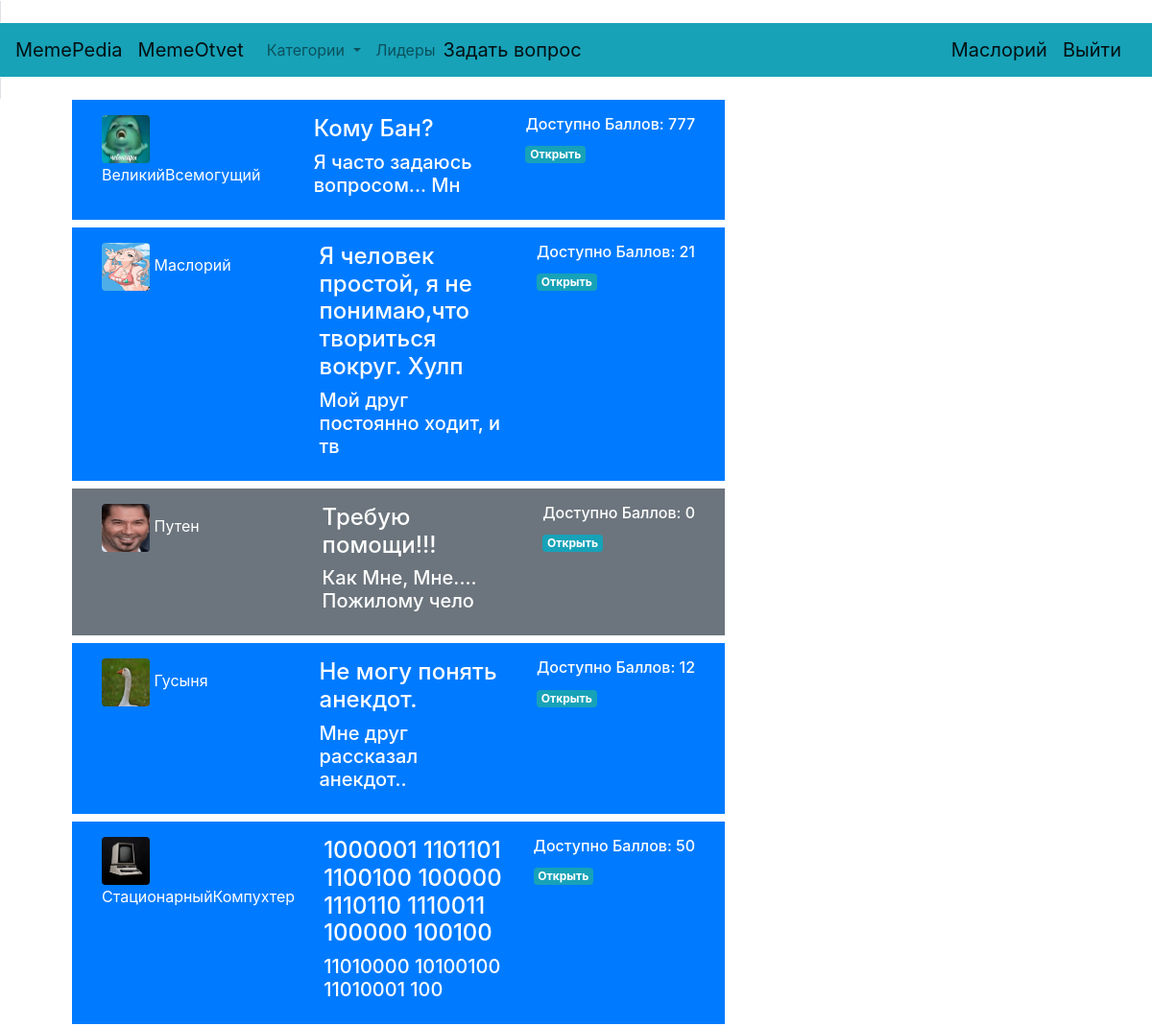
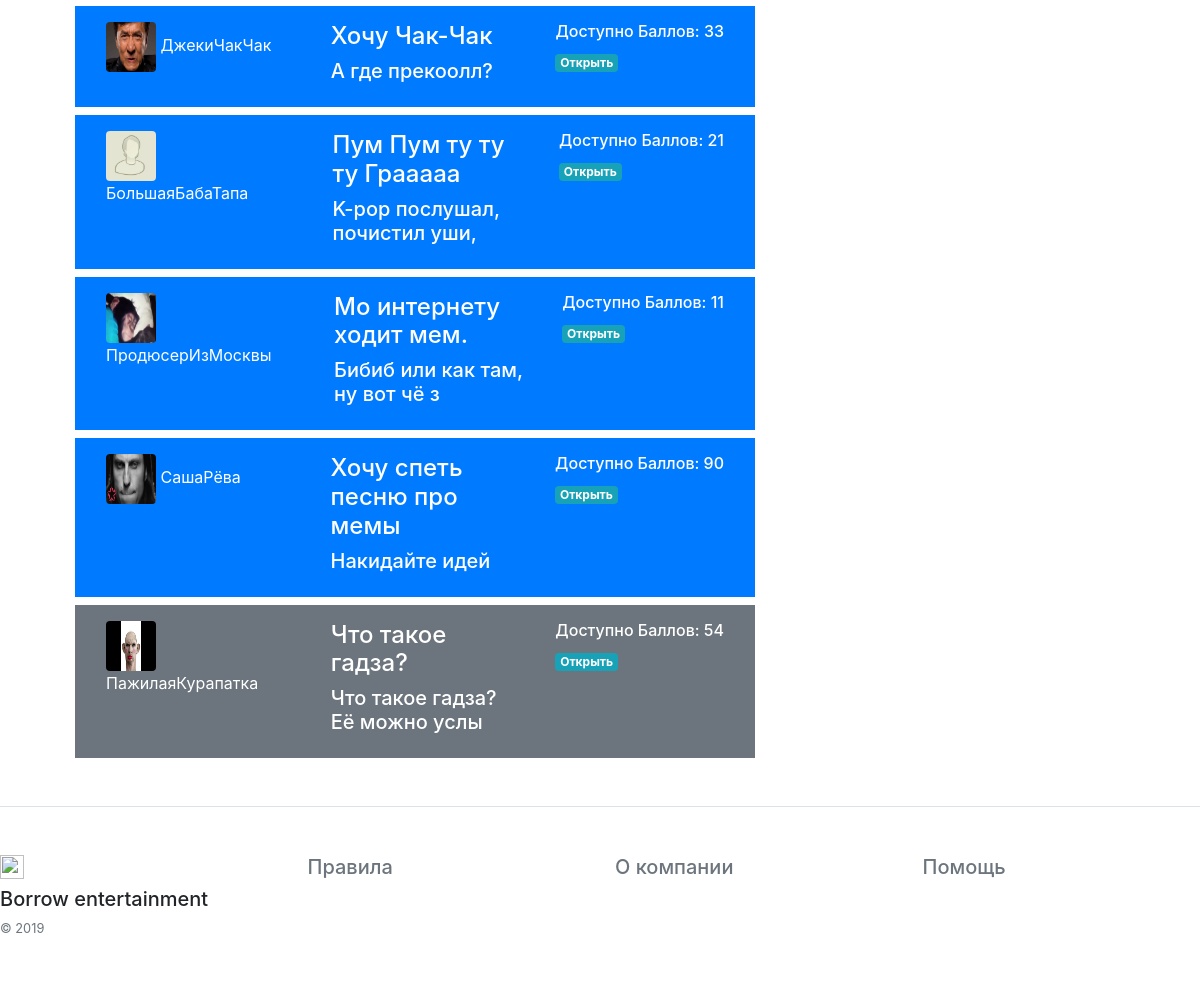
The app's page /questions/1/1 (signed in) with its own data (2 pictures, top to bottom).
### database.py (models this page shows, shortened)
class Memeuser(db.Model):
    id = db.Column(db.Integer, primary_key=True)
    name = db.Column(db.String(16), unique=True, nullable=False)
    email = db.Column(db.String(120), unique=True, nullable=False)
    password = db.Column(db.String(120), unique=False, nullable=False)
    sex = db.Column(db.String(10), unique=False, nullable=False)
    point = db.Column(db.Integer, unique=False, nullable=False)
    photo = db.Column(db.String(100), unique=False, nullable=False)

class Memequestion(db.Model):
    id = db.Column(db.Integer, primary_key=True)
    id_user = db.Column(db.Integer, unique=False, nullable=False)
    title = db.Column(db.String(80), unique=False, nullable=False)
    text = db.Column(db.String(2000), unique=False, nullable=False)
    id_category = db.Column(db.String(10), unique=False, nullable=False)
    point = db.Column(db.Integer, unique=False, nullable=False)
    active = db.Column(db.Boolean)

### Main.py (the view)
@app.route('/questions/<int:id_category>/<int:active>', methods=['GET', 'POST'])
def questions(id_category=1, active=1):
    try:
        questions = filter_answer(id_category, active)
        if request.method == 'GET':
            return render_template('questions.html', title='Вопросы', questions=questions, user_check=user_check,
                                   Memeuser=Memeuser, db=db, session=session, is_admin=is_admin)
    except Exception:
        return redirect('/error')

### functions.py (called while the page is built)
def user_check(id_user, db, Memeuser):
    return db.session.query(Memeuser).filter_by(id=id_user).first()

def is_admin(session):
    return db.session.query(Admins).filter_by(id_user=session['user_id']).first()

def filter_answer(id_category, active):
    if id_category == 1:
        questions = db.session.query(Memequestion).all()
    else:
        questions = db.session.query(Memequestion).filter_by(id_category=id_category).all()
    if active == 1:
        return questions
    else:
        return sorted(questions, key=lambda x: x.active, reverse=True)

### templates/questions.html (shortened to what this page needs)
{% extends "base.html" %}
{% block content %}
<div class="container">
    <div class="col-sm-8 blog-main">
        {% for question in questions %}
        <div class="container">
            {% if question.active %}
            <div class="p-3 mb-2 bg-primary text-white ">
                <div class="container">
                    <div class="row justify-content-md-center">
                        <div class="col ">
                            <img src="http://127.0.0.1:8070/{{user_check(question.id_user, db, Memeuser).photo}}"
                                 class="rounded"
                                 width="50"
                                 height="50"
                                 alt="">
                            <h7>{{user_check(question.id_user,db, Memeuser).name}}</h7>
                        </div>
                        <div class="col"><h4>{{question.title[:60]}}</h4>
                            <h5>{{question.text[:30]}}</h5>
                        </div>
                        <div class="col-auto">
                            <h6>Доступно Баллов: {{question.point}}</h6>
                            <span class="badge badge-info  ">
                                <a class="text-white" href="/question/{{question.id}}">
                                Открыть
                                </a>
                            </span>
                        </div>
                    </div>
                </div>
            </div>
            {% else %}
            <div class="p-3 mb-2 bg-secondary text-white ">
                <div class="container">
                    <div class="row justify-content-md-center">
                        <div class="col ">
                            <img src="http://127.0.0.1:8070/{{user_check(question.id_user, db, Memeuser).photo}}"
                                 class="rounded"
                                 width="50"
                                 height="50"
                                 alt="">
                            <h7>{{user_check(question.id_user,db, Memeuser).name}}</h7>
                        </div>
                        <div class="col"><h4>{{question.title[:60]}}</h4>
                            <h5>{{question.text[:30]}}</h5>
                        </div>
                        <div class="col-auto">
                            <h6>Доступно Баллов: {{question.point}}</h6>
                            <span class="badge badge-info  ">
                                <a class="text-white" href="/question/{{question.id}}">
                                Открыть
                                </a>
                            </span>
                        </div>
                    </div>
                </div>
            </div>
            {% endif %}
        </div>
        {% endfor %}
    </div>
</div>
{% endblock %}

### templates/base.html (shortened to what this page needs)
<!doctype html>
<html lang="en">
<head>
    <link rel="stylesheet"
          href="https://maxcdn.bootstrapcdn.com/bootstrap/4.0.0/css/bootstrap.min.css"
>
</head>
<body>
<header>
    <span class="border" >
    <nav class="navbar navbar-expand-lg navbar-light bg-info ">
        <a class="navbar-brand" href="#">MemePedia</a>
        <a class="navbar-brand" href="/index">MemeOtvet</a>
        <div class="collapse navbar-collapse" id="navbarSupportedContent">
            <ul class="navbar-nav mr-auto">
                <a class="nav-link dropdown-toggle" href="#" id="navbarDropdown" role="button"
                   data-toggle="dropdown" aria-haspopup="true" aria-expanded="false">
                    Категории
                </a>
                <li class="nav-item">
                    <a class="nav-link" href="/leaders">Лидеры</a>
                </li>
                {% if "username" in session %}
                <a class="navbar-brand" href="/add_question">Задать вопрос</a>
                {% endif %}
            </ul>
            <ul class="nav justify-content-end">
                {% if not "username" in session %}
                <li class="nav-item">
                    <a class="nav-link bg-light text-dark" href="/login">Войти</a>
                </li>
                <li class="nav-item">
                    <a class="nav-link bg-light text-dark" href="/register">Регистрация</a>
                </li>
                {% else %}
                <a class="navbar-brand" href="/profile">{{session['username']}}</a>
                <a class="navbar-brand" href="/logout">Выйти</a>
                {% endif %}
            </ul>
        </div>
    </nav>
    </span>
</header>
{% block content %}{% endblock %}
<footer class="pt-4 my-md-5 pt-md-5 border-top">
    <div class="row">
        <div class="col-12 col-md">
            <img class="mb-2" src="https://pp.userapi.com/c851016/v851016027/9e491/qKqwxN08oGk.jpg?ava=1" alt=""
                 width="24" height="24">
            <h5>Borrow entertainment</h5>
            <small class="d-block mb-3 text-muted">© 2019</small>
        </div>
        <div class="col-6 col-md">
            <h5>
                <ul class="list-unstyled text-small">
                    <li><a class="text-muted" href="/regulation">Правила</a></li>
                </ul>
            </h5>
        </div>
        <div class="col-6 col-md">
            <h5>
                <ul class="list-unstyled text-small">
                    <li><a class="text-muted" href="/infocompany">О компании</a></li>
                </ul>
            </h5>
        </div>
        <div class="col-6 col-md">
            <h5>
                <ul class="list-unstyled text-small">
                    <li><a class="text-muted" href="/help">Помощь</a></li>
                </ul>
            </h5>
        </div>
    </div>
</footer>
</body>
</html>

### records on screen
Memeuser: username "Маслорий", name "Маслорий"
Memequestion: id_user.photo (picture), title "Кому Бан?", text "Я часто задаюсь вопросом... Мн", point "777"
Memeuser: name "ВеликийВсемогущий"
Memequestion: id_user.photo (picture), title "Я человек простой, я не понимаю,что твориться вокруг. Хулп", text "Мой друг постоянно ходит, и тв", point "21"
Memequestion: id_user.photo (picture), title "Требую помощи!!!", text "Как Мне, Мне.... Пожилому чело", point "0"
Memeuser: name "Путен"
Memequestion: id_user.photo (picture), title "Не могу понять анекдот.", text "Мне друг рассказал анекдот..", point "12"
Memeuser: name "Гусыня"
Memequestion: id_user.photo (picture), title "1000001 1101101 1100100 100000 1110110 1110011 100000 100100", text "11010000 10100100 11010001 100", point "50"
Memeuser: name "СтационарныйКомпухтер"
Memequestion: id_user.photo (picture), title "Хочу Чак-Чак", text "А где прекоолл?", point "33"
Memeuser: name "ДжекиЧакЧак"
Memequestion: id_user.photo (picture), title "Пум Пум ту ту ту Грааааа", text "K-pop послушал, почистил уши,", point "21"
Memeuser: name "БольшаяБабаТапа"
Memequestion: id_user.photo (picture), title "Мо интернету ходит мем.", text "Бибиб или как там, ну вот чё з", point "11"
Memeuser: name "ПродюсерИзМосквы"
Memequestion: id_user.photo (picture), title "Хочу спеть песню про мемы", text "Накидайте идей", point "90"
Memeuser: name "СашаРёва"
Memequestion: id_user.photo (picture), title "Что такое гадза?", text "Что такое гадза? Её можно услы", point "54"
Memeuser: name "ПажилаяКурапатка"
